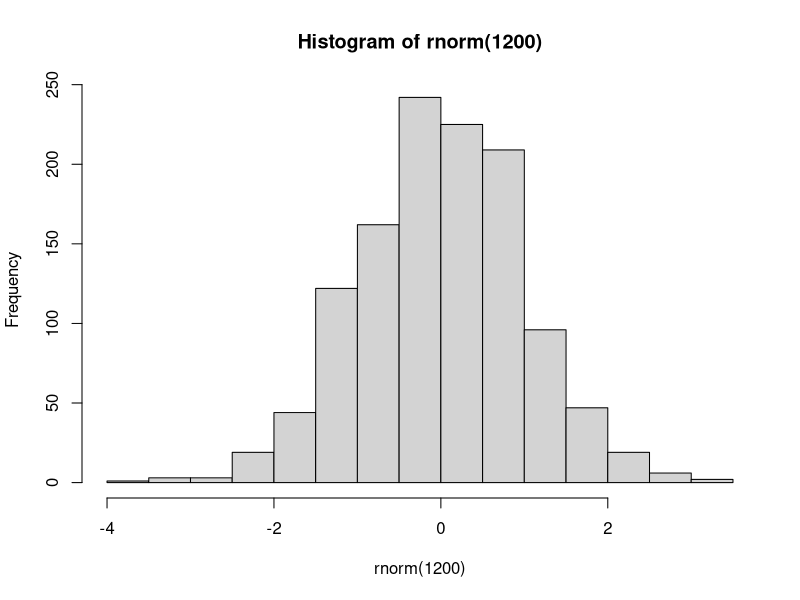
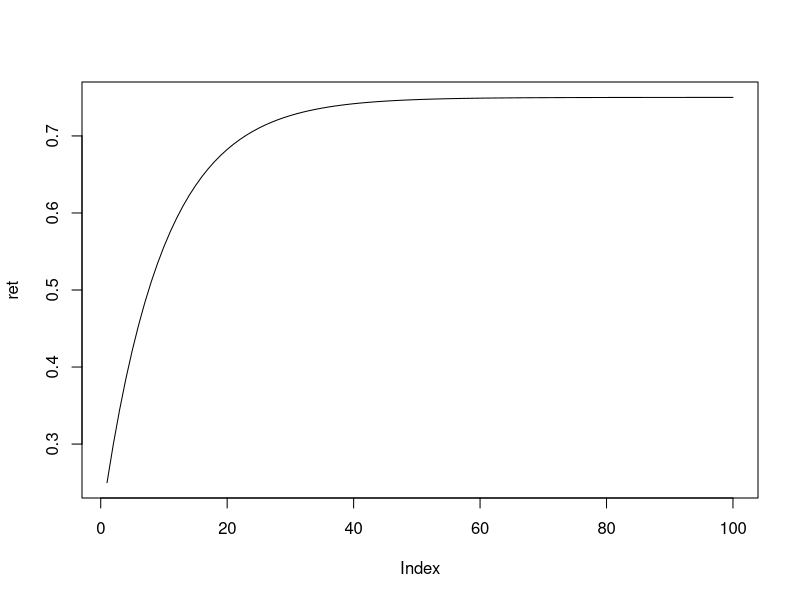

Write R code to recreate these figures, in order.
## ---- chunk 1
x <- c( 1, 2, 3, 4 )
## ---- chunk 2
x
## ---- chunk 3
x[2]
## ---- chunk 4
is.vector( x )
## ---- chunk 5
is.numeric( x )
## ---- chunk 6
c("A", "B", "C", "The Cat jumped over the moon")
c( TRUE, FALSE, FALSE, TRUE)
## ---- chunk 7
c( 1, TRUE, FALSE, 23)
## ---- chunk 8
c( 1, TRUE, "FALSE", 23)
## ---- chunk 9
w <- 1:6
w
## ---- chunk 10
x <- seq(10,30, by=3)
x
## ---- chunk 11
y <- LETTERS[1:5]
y
## ---- chunk 12
z <- seq(10,30, length.out = 6)
z
## ---- chunk 13
-z
## ---- chunk 14
!z
## ---- chunk 15
w + z 
## ---- chunk 16
z^w
## ---- chunk 17
c(1,2,3) + c(10,20,30,40,50,60)
## ---- chunk 18
c(1,2,3,4) + c(10,20,30,40,50,60)
## ---- chunk 19
matrix( 1:9, ncol=3 )
## ---- chunk 20
matrix( LETTERS[1:9], nrow=3)
## ---- chunk 21
matrix( 1:9, ncol=3 )
## ---- chunk 22
matrix( 1:9, ncol=3, byrow = TRUE )
## ---- chunk 23
X <- matrix( 1:9, ncol=3, byrow = TRUE )
X
## ---- chunk 24
X[1,3] <- 42
X
## ---- chunk 25
X
## ---- chunk 26
X[,2]
## ---- chunk 27
X[1,]
## ---- chunk 28
X <- matrix( 1:4, ncol=2)
X
## ---- chunk 29
Y <- matrix( c(3,5,7,9), ncol=2 )
Y
## ---- chunk 30
X + Y
## ---- chunk 31
X * Y
## ---- chunk 32
X %*% Y 
## ---- chunk 33
lst <- list( "Bob", 32, TRUE )
lst
## ---- chunk 34
lst[[1]] 
lst
## ---- chunk 35
hist( rnorm( 1200 ) )
## ---- chunk 36
px <- 0.75
py <- 0.25
m <- 0.1
ret <- rep(NA,100)
ret[1] <- py
for( i in 2:100) {
  ret[i] <- (1-m)*ret[(i-1)] + px * m   
}
## ---- chunk 37
plot( ret, type="l")
